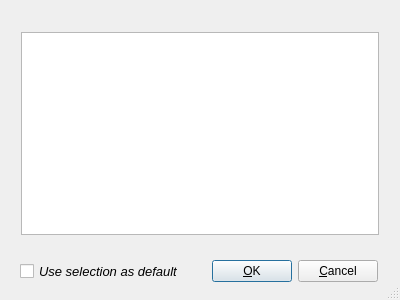
<?xml version="1.0" encoding="UTF-8"?>
<ui version="4.0">
 <class>Dialog</class>
 <widget class="QDialog" name="Dialog">
  <property name="geometry">
   <rect>
    <x>0</x>
    <y>0</y>
    <width>400</width>
    <height>300</height>
   </rect>
  </property>
  <property name="windowTitle">
   <string>Select alternative</string>
  </property>
  <property name="sizeGripEnabled">
   <bool>true</bool>
  </property>
  <widget class="QWidget" name="layoutWidget">
   <property name="geometry">
    <rect>
     <x>20</x>
     <y>250</y>
     <width>358</width>
     <height>43</height>
    </rect>
   </property>
   <layout class="QHBoxLayout">
    <item>
     <widget class="QCheckBox" name="defaultSelect">
      <property name="font">
       <font>
        <pointsize>10</pointsize>
        <italic>true</italic>
       </font>
      </property>
      <property name="toolTip">
       <string>Choose the selected alternative by default, 
don't ask about this set again.</string>
      </property>
      <property name="text">
       <string>Use selection as default</string>
      </property>
     </widget>
    </item>
    <item>
     <spacer>
      <property name="orientation">
       <enum>Qt::Horizontal</enum>
      </property>
      <property name="sizeHint" stdset="0">
       <size>
        <width>131</width>
        <height>31</height>
       </size>
      </property>
     </spacer>
    </item>
    <item>
     <widget class="QPushButton" name="okButton">
      <property name="text">
       <string>&amp;OK</string>
      </property>
     </widget>
    </item>
    <item>
     <widget class="QPushButton" name="cancelButton">
      <property name="text">
       <string>&amp;Cancel</string>
      </property>
     </widget>
    </item>
   </layout>
  </widget>
  <widget class="QListWidget" name="alternativesList">
   <property name="geometry">
    <rect>
     <x>21</x>
     <y>32</y>
     <width>358</width>
     <height>203</height>
    </rect>
   </property>
   <property name="font">
    <font>
     <pointsize>13</pointsize>
    </font>
   </property>
   <property name="toolTip">
    <string>Select the correct alternative from the list 
of homphonous entreis in the index.</string>
   </property>
  </widget>
 </widget>
 <resources/>
 <connections>
  <connection>
   <sender>okButton</sender>
   <signal>clicked()</signal>
   <receiver>Dialog</receiver>
   <slot>accept()</slot>
   <hints>
    <hint type="sourcelabel">
     <x>278</x>
     <y>253</y>
    </hint>
    <hint type="destinationlabel">
     <x>96</x>
     <y>254</y>
    </hint>
   </hints>
  </connection>
  <connection>
   <sender>cancelButton</sender>
   <signal>clicked()</signal>
   <receiver>Dialog</receiver>
   <slot>reject()</slot>
   <hints>
    <hint type="sourcelabel">
     <x>369</x>
     <y>253</y>
    </hint>
    <hint type="destinationlabel">
     <x>179</x>
     <y>282</y>
    </hint>
   </hints>
  </connection>
 </connections>
</ui>
